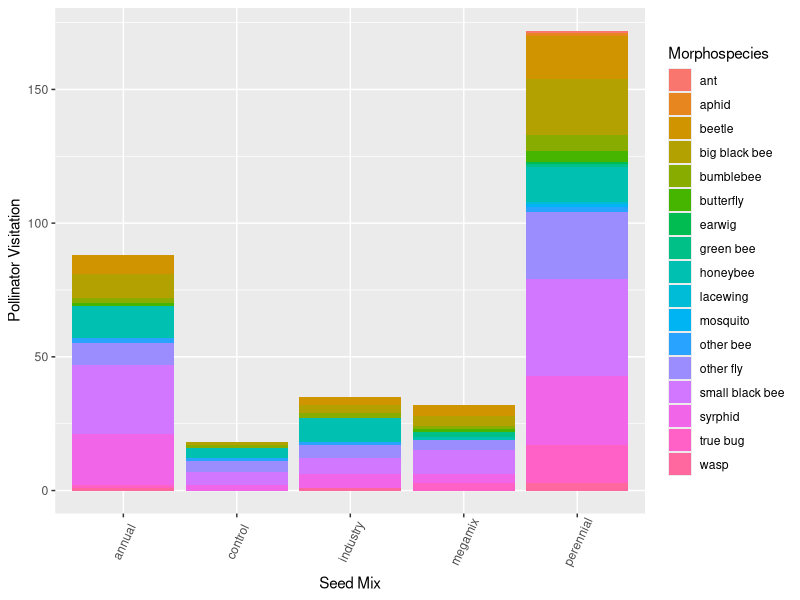
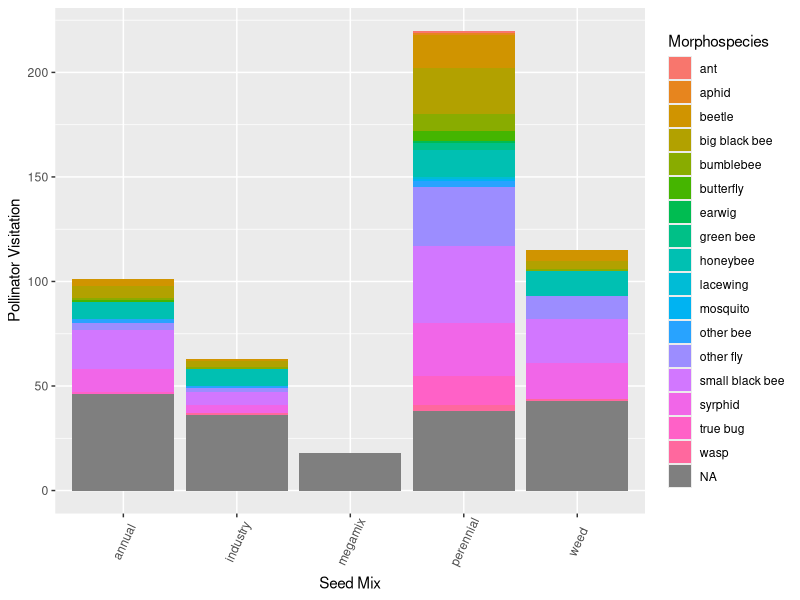
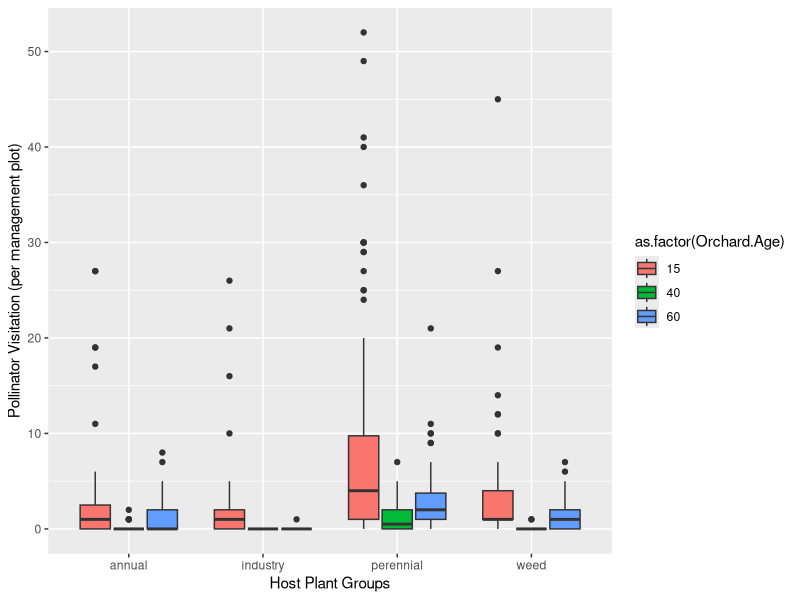

Source code (R) for these figures, in order:
## POLLINATOR THESIS PROJECT FIGURES
## Pollinator visitations by seed mix


## Libraries needed
library(tidyverse)
library(ggplot2)
library(dplyr)

#############################
#############################
#############################
#############################
## Import data
## Clean up column names and columns

observedpollinators <- read.csv("observedpollinators_2021.csv")
names(observedpollinators) <- c ("Month", "Orchard.Age", "Block", "Management", "Seed.Mix", "Host.Plant", "Morphospecies", "Number", "Notes")

#############################
#############################

## First I'll filter the observed pollinator dataset to find total pollinator visits for each seed mix
## I want to count all pollinator visits within a seed mix by each management subplot, and by what
## morphospecies were visiting that seed mix



seedmixabundances <- observedpollinators %>%
  select(Orchard.Age, Block, Management, Seed.Mix, Morphospecies, Number) %>%
  group_by(Orchard.Age, Block, Seed.Mix, Management, Morphospecies) %>%
  summarise(Number = sum(Number))

## For graphing this, I want to do a stacked bar plot
ggplot(seedmixabundances, aes(fill=Morphospecies, x=Seed.Mix)) + 
  geom_bar(stat="count", position="stack") +
  theme(axis.text.x = element_text(angle=65, vjust=0.6)) +
  labs(x="Seed Mix", y="Pollinator Visitation")
#############################
#############################
## Graphing version 2: I want to do something similar to what I did with richness
## where I group observations by the actual plant they were observed on, not just seed mix,
## so that I can account for escapee plants.

annualspecies <- c("collomia", "amsinckia", "clarkia", "epilobium", "gilia",
                   "lotus", "plectritis", "sanguisorba")

perennialspecies <- c("achillea", "agoseris", "lomatium", "potentilla",
                      "prunella", "viola", "geum", "eriophyllum")

industryspecies <- c("barley", "oats", "vetch", "clover")

taxonomicobservations<-observedpollinators%>%
  mutate(seedmix2=ifelse(Host.Plant%in%perennialspecies, "perennial",
                         ifelse(Host.Plant%in%annualspecies, "annual", 
                                ifelse(Host.Plant%in%industryspecies, "industry", 
                                       ifelse(Host.Plant=="weed","weed", Host.Plant)))))%>%
  ungroup()%>%
  group_by(Orchard.Age, Block, Management, Morphospecies, seedmix2)%>%
  summarise(Number = sum(Number))

#add in a full plot list to account for zeroes
plots <- read.csv("canopy_cover.csv")%>%
  filter(year==2021)%>% #have to do this here
  mutate(seedmix=ifelse(seedmix=="annuals", "annual", ifelse(seedmix=="perennials", "perennial", seedmix)))%>%
  dplyr::select(1:4)
names(plots) <- c("Orchard.Age", "Block", "Management", "Seed.Mix")

newplots<-plots%>%  #convert to species types
  mutate(seedmix2=ifelse(Seed.Mix=="control", "weed", Seed.Mix))%>%
  dplyr::select(-Seed.Mix)

taxonomicobservations<-full_join(newplots, taxonomicobservations)%>% #need zeroes
 mutate(Number=ifelse(is.na(Number), 0, Number))

ggplot(taxonomicobservations, aes(fill=Morphospecies, x=seedmix2)) + 
  geom_bar(stat="count", position="stack") +
  theme(axis.text.x = element_text(angle=65, vjust=0.6)) +
  labs(x="Seed Mix", y="Pollinator Visitation")

ggplot(subset(taxonomicobservations, seedmix2!="megamix"), aes(x=seedmix2, y=Number)) +
  geom_boxplot(aes(fill=as.factor(Orchard.Age))) +
  labs(x="Host Plant Groups", y="Pollinator Visitation (per management plot)")

#############################
#############################
## Statistics

##First, I want to test if the means are different for total pollinator visitations in each seed mix
## category. I'll create a dataset first of all the visitations (not divided up my morphospecies)
## per seed mix, and then compare the means with the 'aov' function
seedmixmeans <- observedpollinators %>%
  group_by(Orchard.Age, Block, Seed.Mix) %>%
  summarise(Number = sum(Number))

aov <- aov(Number~Seed.Mix, data=seedmixmeans)
summary(aov)

## Results: P < 0.05, so I'll go ahead with a Tukey test
tukey <- TukeyHSD(aov, conf.level=.95)

## Tukey results: There's a significant difference between the perennial & megamix and perennial & control
## pollinator visitations

#############################
#############################
## Statistics for 'taxonomicobservations'

seedmixmeans2<-observedpollinators%>%
  mutate(seedmix2=ifelse(Host.Plant%in%perennialspecies, "perennial",
                         ifelse(Host.Plant%in%annualspecies, "annual", 
                                ifelse(Host.Plant%in%industryspecies, "industry", 
                                       ifelse(Host.Plant=="weed","weed", Host.Plant)))))%>%
  ungroup()%>%
  group_by(Orchard.Age, Block, seedmix2)%>%
  summarise(Number = sum(Number))

aov <- aov(Number~seedmix2, data=seedmixmeans2)
summary(aov)

## Results: P < 0.05, so I'll go ahead with a Tukey test
tukey2 <- TukeyHSD(aov, conf.level=.95)

## When examining observations by plant species, there is a significant difference between
## perennials and annuals, and perennials and weeds

#############################
#############################
## Statistics for 'taxonomicobservations'
## Including orchard age

aovorchard <- aov(Number~seedmix2*as.factor(Orchard.Age), data=seedmixmeans2)
tukey3 <- TukeyHSD(aovorchard, conf.level=.95)

#############################
#############################
## Statistics for plants within the perennial seed mix
## From tukey2 and tukey3, it's clear that there's a significant
## difference in pollinator visitations to the species in the perennial seed mix
## as compared to the other seed mixes. So, I'm going to compare the individual
## species to see what stands out.

## Creating the data set for this:
perennialmeans <- observedpollinators%>%
  mutate(seedmix2=ifelse(Host.Plant%in%perennialspecies, "perennial",
                         ifelse(Host.Plant%in%annualspecies, "annual", 
                                ifelse(Host.Plant%in%industryspecies, "industry", 
                                       ifelse(Host.Plant=="weed","weed", Host.Plant)))))%>%
  ungroup()%>%
  group_by(Orchard.Age, Block, seedmix2, Host.Plant)%>%
  summarise(Number = sum(Number)) %>%
  filter(seedmix2 == "perennial")

## Stat tests
aovperennials <- aov(Number~Host.Plant, data=perennialmeans)
tukey4 <- TukeyHSD(aovperennials, conf.level=.95)

## Nothing stands out as significant, so I'll do another test within orchard ages
aovperennialorchard <- aov(Number~Host.Plant*as.factor(Orchard.Age), data=perennialmeans)
tukey5 <- TukeyHSD(aovperennialorchard, conf.level=.95)
